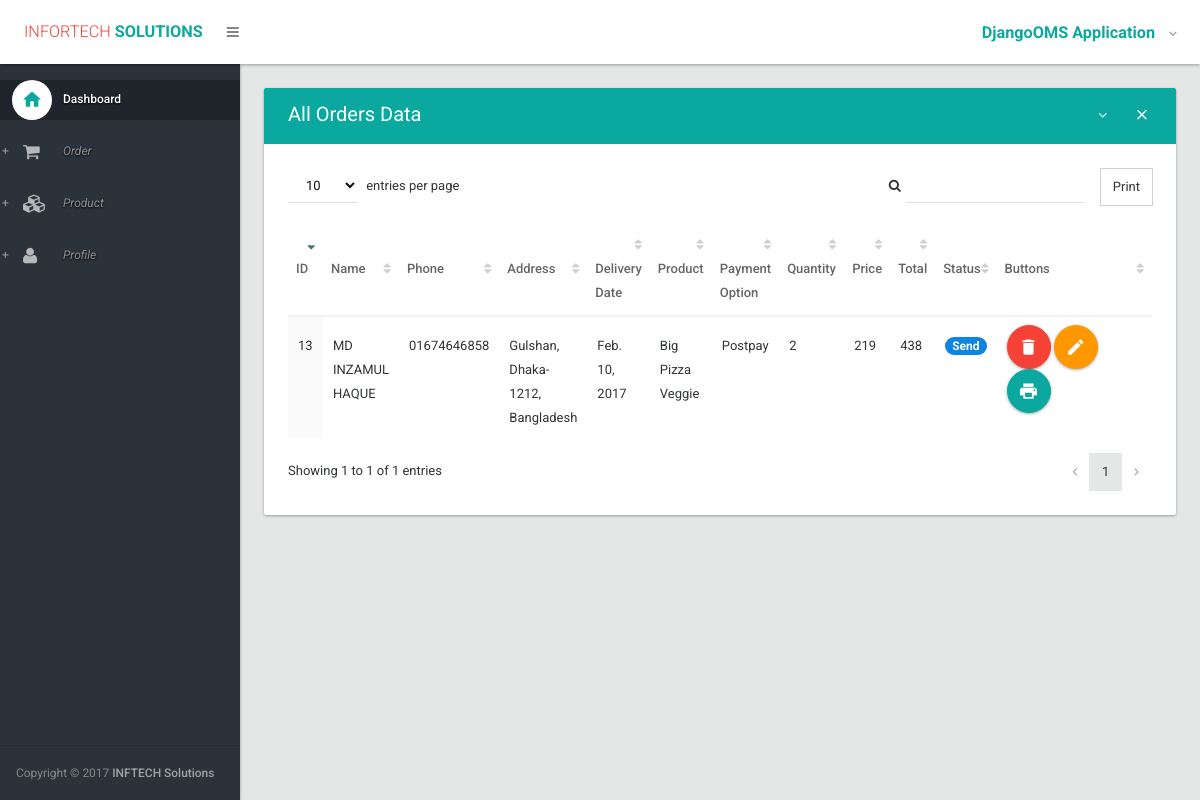
The app's page / (signed in), older data.
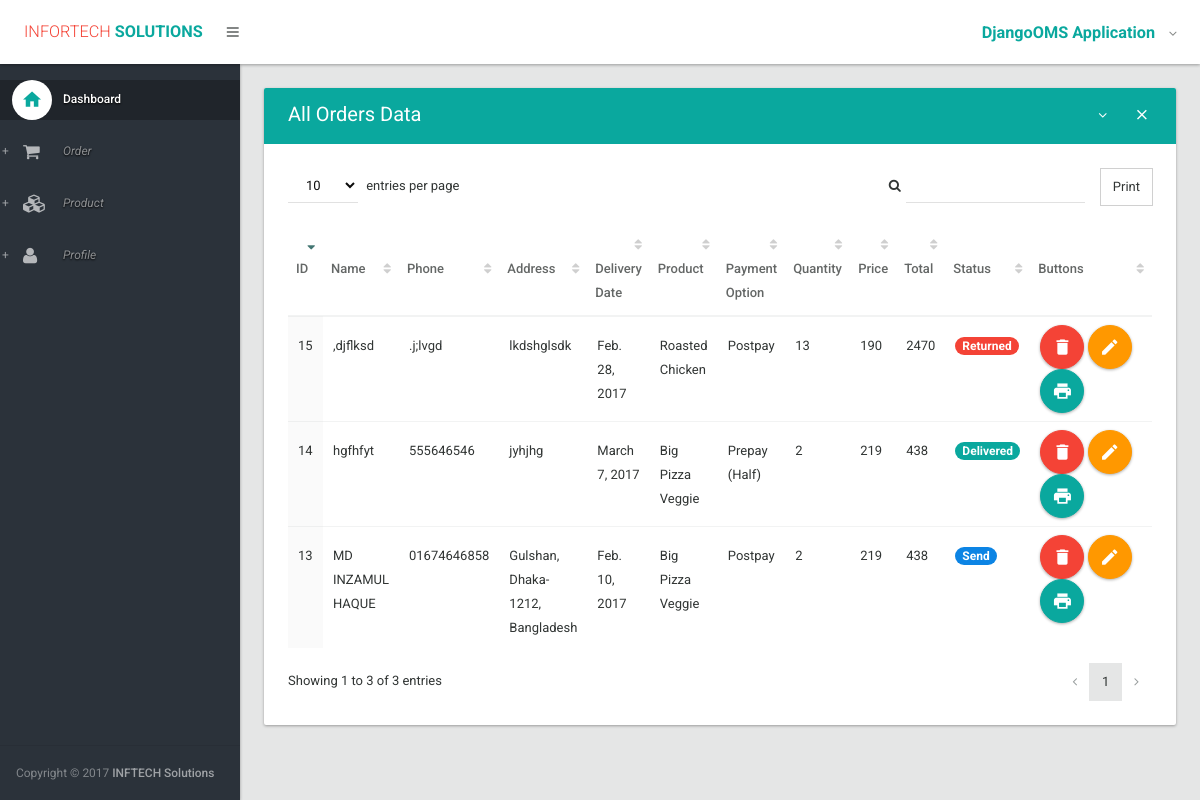
The same page, newer data.
### orders/models.py (models this page shows, shortened)
class Order (models.Model):
    name = models.CharField(max_length=200)
    phone = models.CharField(max_length=20)
    address = models.TextField()
    delivery_date = models.DateField(blank=True)
    product_id = models.ForeignKey(Product)
    payment_option = models.CharField(max_length=50)
    order_status = models.CharField(max_length=50)
    quantity = models.IntegerField()

class Product(models.Model):
	product_name = models.CharField(max_length=200)
	product_details = models.TextField()
	price = models.IntegerField()
	active = models.IntegerField(default='1')

### orders/views.py (the view)
# urls.py: url(r'^$', my_order.index, name='home'),
@login_required
def index(request):
    orders = Order.objects.all()
    return render(request, 'index.html', {'orders': orders})

### orders/templates/index.html (shortened to what this page needs)
{% extends 'layout.html' %}
{% block body %}
                <section>
                    <div class="section-body">
                        <div class="row">
                            <div class="col-lg-12">
                                <div class="card">
                                    <div class="card-head style-primary">
                                        <header>All Orders Data</header>
                                        <div class="tools">
                                            <a class="btn btn-icon-toggle btn-collapse"><i class="fa fa-angle-down"></i></a>
                                            <a class="btn btn-icon-toggle btn-close"><i class="md md-close"></i></a>
                                        </div>
                                    </div>
                                    <div class="card-body">
                                        <div class="table-responsive">
                                            <table id="datatable2" class="table order-column hover">
                                                <thead>
                                                    <tr>
                                                        <th>ID</th>
                                                        <th>Name</th>
                                                        <th>Phone</th>
                                                        <th>Address</th>
                                                        <th>Delivery Date</th>
                                                        <th>Product</th>
                                                        <th>Payment Option</th>
                                                        <th>Quantity</th>
                                                        <th>Price</th>
                                                        <th>Total</th>
                                                        <th>Status</th>
                                                        <th width="150px">Buttons</th>
                                                    </tr>
                                                </thead>
                                                <tbody>
                                                    {% for order in orders %}
                                                        <tr class="gradeX">
                                                            <td>{{ order.id }}</td>
                                                            <td>{{ order.name }}</td>
                                                            <td>{{ order.phone }}</td>
                                                            <td>{{ order.address }}</td>
                                                            <td>{{ order.delivery_date }}</td>
                                                            <td>{{ order.product_id.product_name }}</td>
                                                            <td>{{ order.payment_option }}</td>
                                                            <td>{{ order.quantity }}</td>
                                                            <td>{{ order.product_id.price }}</td>
                                                            <td>{% widthratio order.product_id.price 1 order.quantity  %}</td>
                                                            {% if order.order_status == 'Confirm' %}
                                                                <td><span class="badge">{{ order.order_status }}</span></td>
                                                            {% elif order.order_status == 'Ready' %}
                                                                <td><span class="badge" style="background: #ff9800"> {{ order.order_status }}</span></td>
                                                            {% elif order.order_status == 'Send' %}
                                                                <td><span class="badge" style="background: #0c84e4"> {{ order.order_status }}</span></td>
                                                            {% elif order.order_status == 'Delivered' %}
                                                                <td><span class="badge" style="background: #0aa89e"> {{ order.order_status }}</span></td>
                                                            {% elif order.order_status == 'Returned' %}
                                                                <td><span class="badge" style="background: #f44336"> {{ order.order_status }}</span></td>
                                                            {% elif order.order_status == 'Cancelled' %}
                                                                <td><span class="badge" style="background: #313534"> {{ order.order_status }}</span></td>
                                                            {% endif %}
                                                            <td>
                                                                <a href="{% url 'delete' order.id %}" class="btn ink-reaction btn-floating-action btn-danger" onclick="return confirm('Are you sure you want to delete this?')"><i class="md md-delete"></i> </a>
                                                                <a href="{% url 'edit' order.id %}" class="btn ink-reaction btn-floating-action btn-warning"><i class="md md-edit"></i> </a>
                                                                <a href="{% url 'show' order.id %}" class="btn ink-reaction btn-floating-action btn-primary"><i class="md md-print"></i> </a>
                                                            </td>
                                                        </tr>
                                                    {% endfor %}
                                                </tbody>
                                            </table>
                                        </div>
                                    </div>
                                </div>
                            </div>
                        </div>
                    </div>
                </section>
{% endblock %}

### orders/templates/layout.html (shortened to what this page needs)
{% load staticfiles %}
<!DOCTYPE html>
<html lang="en">
	<head>
		<link type="text/css" rel="stylesheet" href="{% static 'css/bootstrap.css' %}" />
		<link type="text/css" rel="stylesheet" href="{% static 'css/materialadmin.css' %}" />
		<link type="text/css" rel="stylesheet" href="{% static 'css/font-awesome.min.css' %}" />
		<link type="text/css" rel="stylesheet" href="{% static 'css/material-design-iconic-font.min.css' %}" />
        <link type="text/css" rel="stylesheet" href="{% static 'css/libs/DataTables/jquery.dataTables.css' %}" />
		<link type="text/css" rel="stylesheet" href="{% static 'css/libs/DataTables/extensions/dataTables.colVis.css' %}" />
		<link type="text/css" rel="stylesheet" href="{% static 'css/libs/DataTables/extensions/dataTables.tableTools.css' %}" />
        <link type="text/css" rel="stylesheet" href="{% static 'css/libs/select2/select2.css' %}" />
        <link type="text/css" rel="stylesheet" href="{% static 'css/print.css' %}" />
	</head>
	<body class="menubar-pin menubar-hoverable header-fixed ">
		<header id="header" >
			<div class="headerbar">
				<div class="headerbar-left">
					<ul class="header-nav header-nav-options">
						<li class="header-nav-brand" >
							<div class="brand-holder">
								<a href="{% url 'home' %}">
									<span class="text-lg text-light text-danger">INFORTECH</span><span class="text-lg text-bold text-primary"> SOLUTIONS</span>
								</a>
							</div>
						</li>
						<li>
							<a class="btn btn-icon-toggle menubar-toggle" data-toggle="menubar" href="javascript:void(0);">
								<i class="fa fa-bars"></i>
							</a>
						</li>
					</ul>
				</div>
				<div class="headerbar-right">
					<ul class="header-nav header-nav-profile">
						<li class="dropdown">
							<a href="javascript:void(0);" class="dropdown-toggle ink-reaction" data-toggle="dropdown">
								<span class="profile-info">
									<h4 class="text-lg text-bold text-primary">DjangoOMS Application</h4>
								</span>
							</a>
						</li>
					</ul>
				</div>
			</div>
		</header>
		<div id="base">
			<div id="content">
                {% block body %}
                {% endblock %}
			</div>
			<div id="menubar" class="menubar-inverse ">
				<div class="menubar-scroll-panel">
					<ul id="main-menu" class="gui-controls">
						<li>
							<a href="{% url 'home' %}" class="active">
								<div class="gui-icon"><i class="md md-home"></i></div>
								<span class="title">Dashboard</span>
							</a>
						</li>
						<li class="gui-folder">
							<a>
								<div class="gui-icon"><i class="fa fa-shopping-cart"></i></div>
								<span class="title">Order</span>
							</a>
						</li>
						<li class="gui-folder">
							<a>
								<div class="gui-icon"><i class="fa fa-cubes"></i></div>
								<span class="title">Product</span>
							</a>
						</li>
						<li class="gui-folder">
							<a>
								<div class="gui-icon"><i class="fa fa-user"></i></div>
								<span class="title">Profile</span>
							</a>
						</li>
					</ul>
					<div class="menubar-foot-panel">
						<small class="no-linebreak hidden-folded">
							<span class="opacity-75">Copyright &copy; {% now "Y" %}</span> <strong>INFTECH Solutions</strong>
						</small>
					</div>
				</div>
			</div>
		</div>
	</body>
</html>

Row changes from the older to the newer data that the page shows:
added Order: id "14", name "hgfhfyt", phone "555646546", address "jyhjhg", delivery_date "March 7, 2017", product_id.product_name "Big Pizza Veggie", payment_option "Prepay (Half)", quantity "2", product_id.price "219", product_id+quantity "438", order_status "Delivered"
added Order: id "15", name ",djflksd", phone ".j;lvgd", address "lkdshglsdk", delivery_date "Feb. 28, 2017", product_id.product_name "Roasted Chicken", payment_option "Postpay", quantity "13", product_id.price "190", product_id+quantity "2470", order_status "Returned"
Text that changed along with them:
text written by a page script: "Print entries per page Showing 1 to 1 of 1 entries 1" → "Print entries per page Showing 1 to 3 of 3 entries 1"
